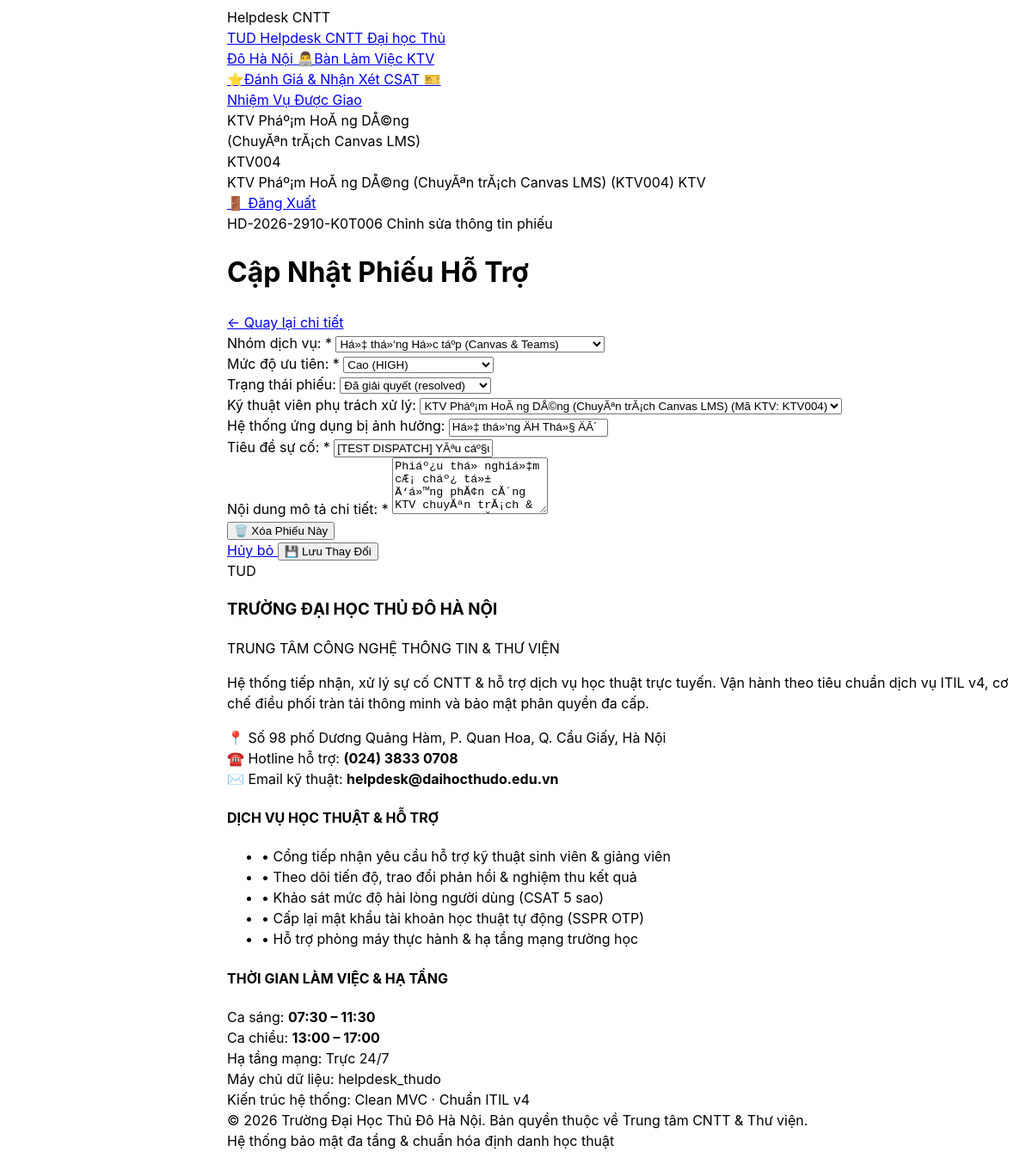
Page /tickets/edit.php?id=6 (signed in) on the earlier database version.
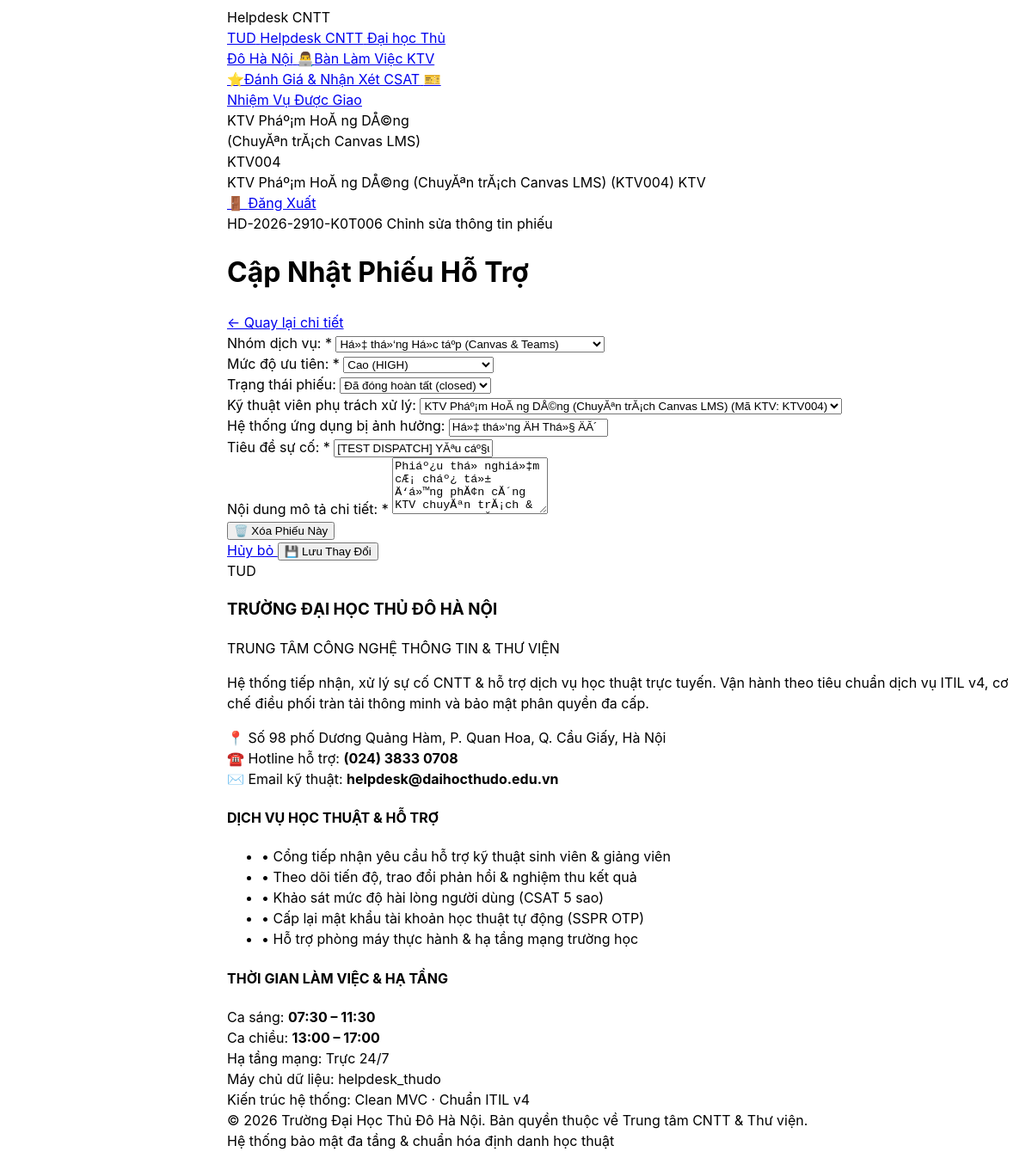
Same page on the later database version.
### tables this page shows
CREATE TABLE `tickets` (
  `id` int(10) unsigned NOT NULL AUTO_INCREMENT,
  `requester_id` int(10) unsigned NOT NULL,
  `assigned_to` int(10) unsigned DEFAULT NULL,
  `category_id` int(10) unsigned NOT NULL,
  `priority_id` int(10) unsigned NOT NULL,
  `parent_ticket_id` int(10) unsigned DEFAULT NULL,
  `class_id` int(10) unsigned DEFAULT NULL,
  `course_id` int(10) unsigned DEFAULT NULL,
  `is_guest_ticket` tinyint(1) NOT NULL DEFAULT 0,
  `contact_email` varchar(190) DEFAULT NULL,
  `lookup_pin` varchar(10) DEFAULT NULL,
  `title` varchar(150) NOT NULL,
  `description` text NOT NULL,
  `system_affected` varchar(50) NOT NULL,
  `attachment_path` text DEFAULT NULL,
  `status` enum('new','in_progress','waiting_requester','resolved','closed') NOT NULL DEFAULT 'new',
  `closed_reason` enum('completed','auto_closed','duplicate','cancelled') DEFAULT NULL,
  `created_at` datetime NOT NULL DEFAULT current_timestamp(),
  `sla_started_at` datetime NOT NULL DEFAULT current_timestamp(),
  `triage_due_at` datetime NOT NULL,
  `due_at` datetime NOT NULL,
  `first_response_at` datetime DEFAULT NULL,
  `resolved_at` datetime DEFAULT NULL,
  `closed_at` datetime DEFAULT NULL,
  `reopen_count` tinyint(3) unsigned NOT NULL DEFAULT 0,
  `ticket_code` varchar(30) NOT NULL,
  `is_assigned_transfer` tinyint(1) NOT NULL DEFAULT 0,
  `is_spam` tinyint(1) NOT NULL DEFAULT 0,
  `spam_reason` varchar(255) DEFAULT NULL,
  PRIMARY KEY (`id`),
  UNIQUE KEY `ticket_code` (`ticket_code`),
  KEY `fk_tickets_category` (`category_id`),
  KEY `fk_tickets_priority` (`priority_id`),
  KEY `fk_tickets_parent` (`parent_ticket_id`),
  KEY `fk_tickets_course` (`course_id`),
  KEY `idx_admin_queue` (`status`,`triage_due_at`,`due_at`),
  KEY `idx_agent_work` (`assigned_to`,`status`,`due_at`),
  KEY `idx_user_history` (`requester_id`,`created_at`),
  KEY `idx_guest_lookup` (`ticket_code`,`lookup_pin`),
  KEY `idx_ticket_academic` (`class_id`,`course_id`),
  CONSTRAINT `fk_tickets_assigned_to` FOREIGN KEY (`assigned_to`) REFERENCES `users` (`id`) ON DELETE SET NULL,
  CONSTRAINT `fk_tickets_category` FOREIGN KEY (`category_id`) REFERENCES `categories` (`id`),
  CONSTRAINT `fk_tickets_class` FOREIGN KEY (`class_id`) REFERENCES `classes` (`id`) ON DELETE SET NULL,
  CONSTRAINT `fk_tickets_course` FOREIGN KEY (`course_id`) REFERENCES `courses` (`id`) ON DELETE SET NULL,
  CONSTRAINT `fk_tickets_parent` FOREIGN KEY (`parent_ticket_id`) REFERENCES `tickets` (`id`) ON DELETE SET NULL,
  CONSTRAINT `fk_tickets_priority` FOREIGN KEY (`priority_id`) REFERENCES `priorities` (`id`),
  CONSTRAINT `fk_tickets_requester` FOREIGN KEY (`requester_id`) REFERENCES `users` (`id`) ON DELETE CASCADE
);

CREATE TABLE `categories` (
  `id` int(10) unsigned NOT NULL AUTO_INCREMENT,
  `code` varchar(50) NOT NULL,
  `name` varchar(100) NOT NULL,
  `description` varchar(255) DEFAULT NULL,
  `default_priority_code` varchar(20) NOT NULL DEFAULT 'MED',
  `sla_hours` decimal(4,1) NOT NULL DEFAULT 4.0,
  `is_active` tinyint(1) NOT NULL DEFAULT 1,
  `created_at` datetime NOT NULL DEFAULT current_timestamp(),
  PRIMARY KEY (`id`),
  UNIQUE KEY `uq_categories_code` (`code`)
);

CREATE TABLE `priorities` (
  `id` int(10) unsigned NOT NULL AUTO_INCREMENT,
  `code` varchar(20) NOT NULL,
  `name` varchar(50) NOT NULL,
  `sla_factor` decimal(3,2) NOT NULL DEFAULT 1.00,
  `sort_order` tinyint(3) unsigned NOT NULL DEFAULT 1,
  PRIMARY KEY (`id`),
  UNIQUE KEY `uq_priorities_code` (`code`)
);

CREATE TABLE `users` (
  `id` int(10) unsigned NOT NULL AUTO_INCREMENT,
  `user_code` varchar(30) NOT NULL,
  `name` varchar(100) NOT NULL,
  `email` varchar(190) NOT NULL,
  `personal_email` varchar(190) DEFAULT NULL,
  `password_hash` varchar(255) NOT NULL,
  `role` enum('requester','agent','admin') NOT NULL DEFAULT 'requester',
  `user_type` enum('student','lecturer','staff') NOT NULL DEFAULT 'student',
  `department` varchar(100) DEFAULT NULL,
  `phone` varchar(20) DEFAULT NULL,
  `class_id` int(10) unsigned DEFAULT NULL,
  `cohort` varchar(20) DEFAULT 'D24',
  `academic_status` enum('studying','graduated','expelled','suspended') NOT NULL DEFAULT 'studying',
  `specialty_category_id` int(10) unsigned DEFAULT NULL,
  `max_capacity` tinyint(3) unsigned NOT NULL DEFAULT 5,
  `active_tickets_count` tinyint(3) unsigned NOT NULL DEFAULT 0,
  `is_on_duty` tinyint(1) NOT NULL DEFAULT 1,
  `failed_attempts` tinyint(3) unsigned NOT NULL DEFAULT 0,
  `locked_until` datetime DEFAULT NULL,
  `is_active` tinyint(1) NOT NULL DEFAULT 1,
  `lock_reason` enum('none','brute_force','violation','expelled','tuition_debt','graduated') NOT NULL DEFAULT 'none',
  `is_first_login` tinyint(1) NOT NULL DEFAULT 1,
  `created_at` datetime NOT NULL DEFAULT current_timestamp(),
  `updated_at` datetime NOT NULL DEFAULT current_timestamp() ON UPDATE current_timestamp(),
  `avatar_path` varchar(255) DEFAULT NULL,
  PRIMARY KEY (`id`),
  UNIQUE KEY `uq_users_user_code` (`user_code`),
  UNIQUE KEY `uq_users_email` (`email`),
  KEY `fk_users_class` (`class_id`),
  KEY `fk_users_specialty_category` (`specialty_category_id`),
  KEY `idx_agent_dispatch` (`role`,`is_active`,`is_on_duty`,`specialty_category_id`,`active_tickets_count`),
  KEY `idx_user_lookup` (`user_code`,`user_type`,`academic_status`),
  KEY `idx_cohort_filter` (`cohort`,`academic_status`),
  CONSTRAINT `fk_users_class` FOREIGN KEY (`class_id`) REFERENCES `classes` (`id`) ON DELETE SET NULL,
  CONSTRAINT `fk_users_specialty_category` FOREIGN KEY (`specialty_category_id`) REFERENCES `categories` (`id`) ON DELETE SET NULL
);

### config/database.php (called while the page is built, shortened)
<?php
if (!function_exists('db')) {
    function db(): PDO {
        static $pdo = null;
        if ($pdo !== null) {
            return $pdo;
        }
        if (class_exists('App\Core\Database')) {
            $pdo = \App\Core\Database::getConnection();
            return $pdo;
        }
        return $pdo;
    }
}
return [
    'driver'    => 'mysql',
    'host'      => '127.0.0.1',
    'port'      => 3306,
    'database'  => 'helpdesk_thudo',
    'username'  => 'root',
    'password'  => '',
    'charset'   => 'utf8mb4',
    'collation' => 'utf8mb4_unicode_ci',
    'options'   => [
        PDO::ATTR_ERRMODE            => PDO::ERRMODE_EXCEPTION,
        PDO::ATTR_DEFAULT_FETCH_MODE => PDO::FETCH_ASSOC,
        PDO::ATTR_EMULATE_PREPARES   => false,
    ],
];

### app/Repositories/TicketRepository.php (called while the page is built, shortened)
<?php
require_once __DIR__ . '/../../config/database.php';
class TicketRepository {
    public static function findById(int $id): ?array {
        $sql = "SELECT t.*,
                       u_req.name AS requester_name, u_req.user_code AS requester_code, u_req.email AS requester_email,
                       u_agent.name AS agent_name, u_agent.user_code AS agent_code,
                       c.name AS category_name, c.code AS category_code,
                       p.name AS priority_name, p.code AS priority_code,
                       COALESCE(cl.class_code, u_cl.class_code, u_req.cohort, 'D24-CNTT1') AS class_code,
                       COALESCE(cl.name, u_cl.name, 'Đại học CNTT K24') AS class_name,
                       co.course_code, co.name AS course_name
                FROM tickets t
                INNER JOIN users u_req ON t.requester_id = u_req.id
                LEFT JOIN users u_agent ON t.assigned_to = u_agent.id
                INNER JOIN categories c ON t.category_id = c.id
                INNER JOIN priorities p ON t.priority_id = p.id
                LEFT JOIN classes cl ON t.class_id = cl.id
                LEFT JOIN classes u_cl ON u_req.class_id = u_cl.id
                LEFT JOIN courses co ON t.course_id = co.id
                WHERE t.id = :id";
        $stmt = db()->prepare($sql);
        $stmt->execute(['id' => $id]);
        $row = $stmt->fetch();
        return $row ?: null;
    }
    public static function getCategories(): array {
        return db()->query("SELECT * FROM categories WHERE is_active = 1 ORDER BY id ASC")->fetchAll();
    }
    public static function getPriorities(): array {
        return db()->query("SELECT * FROM priorities ORDER BY sort_order ASC")->fetchAll();
    }
    public static function getUsers(string $role = ''): array {
        if (!empty($role)) {
            $stmt = db()->prepare("SELECT id, user_code, name, role, user_type FROM users WHERE role = :role AND is_active = 1 ORDER BY id ASC");
            $stmt->execute(['role' => $role]);
            return $stmt->fetchAll();
        }
        return db()->query("SELECT id, user_code, name, role, user_type FROM users WHERE is_active = 1 ORDER BY id ASC")->fetchAll();
    }
}

### tickets/edit.php (the view, shortened to what the changed rows need)
<?php
require_once __DIR__ . '/../app/Repositories/TicketRepository.php';
$id = (int)($_GET['id'] ?? 0);
$ticket = TicketRepository::findById($id);
$categories = TicketRepository::getCategories();
$priorities = TicketRepository::getPriorities();
$agents     = TicketRepository::getUsers('agent');
?>
<!DOCTYPE html>
<html lang="vi">
<head>
    <script src="https://www.gstatic.com/antigravity/web/dev/tailwindcss.min.js"></script>
</head>
<body class="bg-slate-50 text-slate-800 font-sans antialiased min-h-screen flex flex-col justify-between">
<?php require_once __DIR__ . '/../includes/navbar.php'; ?>
<main class="flex-1 max-w-4xl mx-auto w-full px-4 sm:px-6 lg:px-8 py-6 space-y-6">
    <div class="bg-white border border-slate-200 rounded-3xl p-6 shadow-sm flex items-center justify-between">
        <div>
            <div class="flex items-center gap-2 mb-1">
                <span class="font-mono font-bold text-xs text-indigo-600 bg-indigo-50 px-2.5 py-1 rounded-lg border border-indigo-200">
                    <?php echo htmlspecialchars($ticket['ticket_code']); ?>
                </span>
                <span class="text-xs font-semibold text-slate-500">Chỉnh sửa thông tin phiếu</span>
            </div>
            <h1 class="text-xl md:text-2xl font-black text-slate-900">Cập Nhật Phiếu Hỗ Trợ</h1>
        </div>
    </div>
    <div class="bg-white border border-slate-200 rounded-3xl p-6 md:p-8 shadow-sm">
        <form method="POST" action="edit.php?id=<?php echo $ticket['id']; ?>" class="space-y-4 text-xs">
            <div class="grid grid-cols-1 md:grid-cols-3 gap-4">
                <div>
                    <label class="block font-bold text-slate-700 mb-1">Nhóm dịch vụ: <span class="text-rose-500">*</span></label>
                    <select name="category_id" class="w-full px-3.5 py-2.5 bg-slate-50 border border-slate-300 rounded-xl focus:outline-none focus:ring-2 focus:ring-indigo-500 font-semibold text-slate-800">
                        <?php foreach ($categories as $cat): ?>
                            <option value="<?php echo $cat['id']; ?>" <?php echo (int)$ticket['category_id'] === (int)$cat['id'] ? 'selected' : ''; ?>>
                                <?php echo htmlspecialchars($cat['name']); ?>
                            </option>
                        <?php endforeach; ?>
                    </select>
                </div>
                <div>
                    <label class="block font-bold text-slate-700 mb-1">Mức độ ưu tiên: <span class="text-rose-500">*</span></label>
                    <select name="priority_id" class="w-full px-3.5 py-2.5 bg-slate-50 border border-slate-300 rounded-xl focus:outline-none focus:ring-2 focus:ring-indigo-500 font-semibold text-slate-800">
                        <?php foreach ($priorities as $p): ?>
                            <option value="<?php echo $p['id']; ?>" <?php echo (int)$ticket['priority_id'] === (int)$p['id'] ? 'selected' : ''; ?>>
                                <?php echo htmlspecialchars($p['name']); ?> (<?php echo htmlspecialchars($p['code']); ?>)
                            </option>
                        <?php endforeach; ?>
                    </select>
                </div>
                <div>
                    <label class="block font-bold text-slate-700 mb-1">Trạng thái phiếu:</label>
                    <select name="status" class="w-full px-3.5 py-2.5 bg-slate-50 border border-slate-300 rounded-xl font-bold text-indigo-700 focus:outline-none focus:ring-2 focus:ring-indigo-500">
                        <option value="resolved" <?php echo $ticket['status'] === 'resolved' ? 'selected' : ''; ?>>Đã giải quyết (resolved)</option>
                        <option value="closed" <?php echo $ticket['status'] === 'closed' ? 'selected' : ''; ?>>Đã đóng hoàn tất (closed)</option>
                    </select>
                </div>
            </div>
            <div>
                <label class="block font-bold text-slate-700 mb-1">Kỹ thuật viên phụ trách xử lý:</label>
                <select name="assigned_to" class="w-full px-3.5 py-2.5 bg-slate-50 border border-slate-300 rounded-xl focus:outline-none focus:ring-2 focus:ring-indigo-500 font-semibold text-slate-800">
                    <?php foreach ($agents as $ag): ?>
                        <option value="<?php echo $ag['id']; ?>" <?php echo (int)$ticket['assigned_to'] === (int)$ag['id'] ? 'selected' : ''; ?>>
                            <?php echo htmlspecialchars($ag['name']); ?> (Mã KTV: <?php echo htmlspecialchars($ag['user_code']); ?>)
                        </option>
                    <?php endforeach; ?>
                </select>
            </div>
            <div>
                <label class="block font-bold text-slate-700 mb-1">Hệ thống ứng dụng bị ảnh hưởng:</label>
                <input type="text" name="system_affected" value="<?php echo htmlspecialchars($ticket['system_affected']); ?>"
                       class="w-full px-3.5 py-2.5 bg-slate-50 border border-slate-300 rounded-xl focus:outline-none focus:ring-2 focus:ring-indigo-500 font-semibold text-slate-800" />
            </div>
            <div>
                <label class="block font-bold text-slate-700 mb-1">Tiêu đề sự cố: <span class="text-rose-500">*</span></label>
                <input type="text" name="title" value="<?php echo htmlspecialchars($ticket['title']); ?>"
                       class="w-full px-3.5 py-2.5 bg-slate-50 border border-slate-300 rounded-xl focus:outline-none focus:ring-2 focus:ring-indigo-500 font-semibold text-slate-800" />
            </div>
            <div>
                <label class="block font-bold text-slate-700 mb-1">Nội dung mô tả chi tiết: <span class="text-rose-500">*</span></label>
                <textarea name="description" rows="4"
                          class="w-full px-3.5 py-2.5 bg-slate-50 border border-slate-300 rounded-xl focus:outline-none focus:ring-2 focus:ring-indigo-500 text-slate-800 leading-relaxed"><?php echo htmlspecialchars($ticket['description']); ?></textarea>
            </div>
        </form>
    </div>
</main>
</body>
</html>

Differences in the rows shown:
changed tickets "Há»‡ thá»‘ng ÄH Thá»§ ÄĂ´": status "Đã giải quyết (resolved)" → "Đã đóng hoàn tất (closed)"
